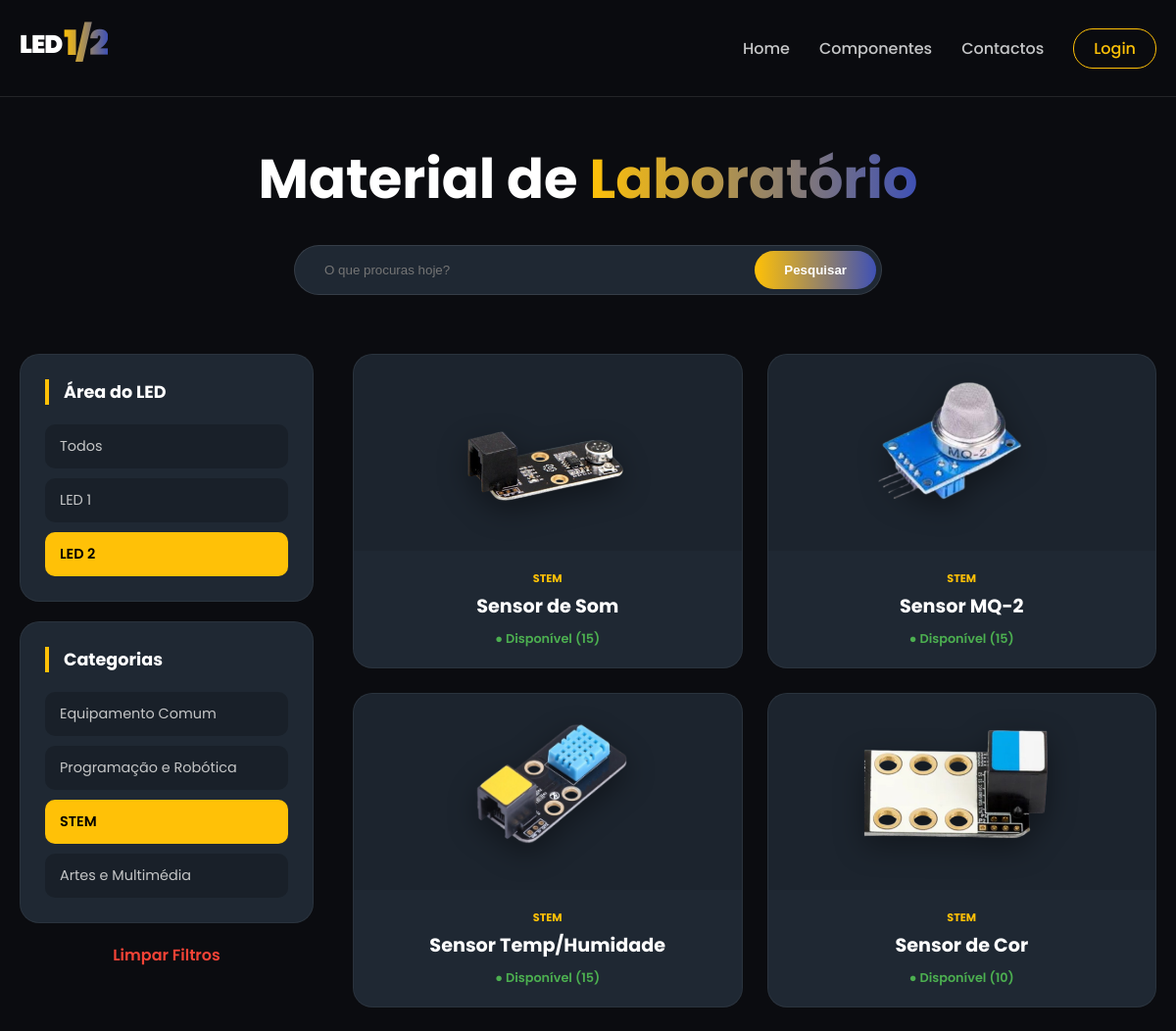
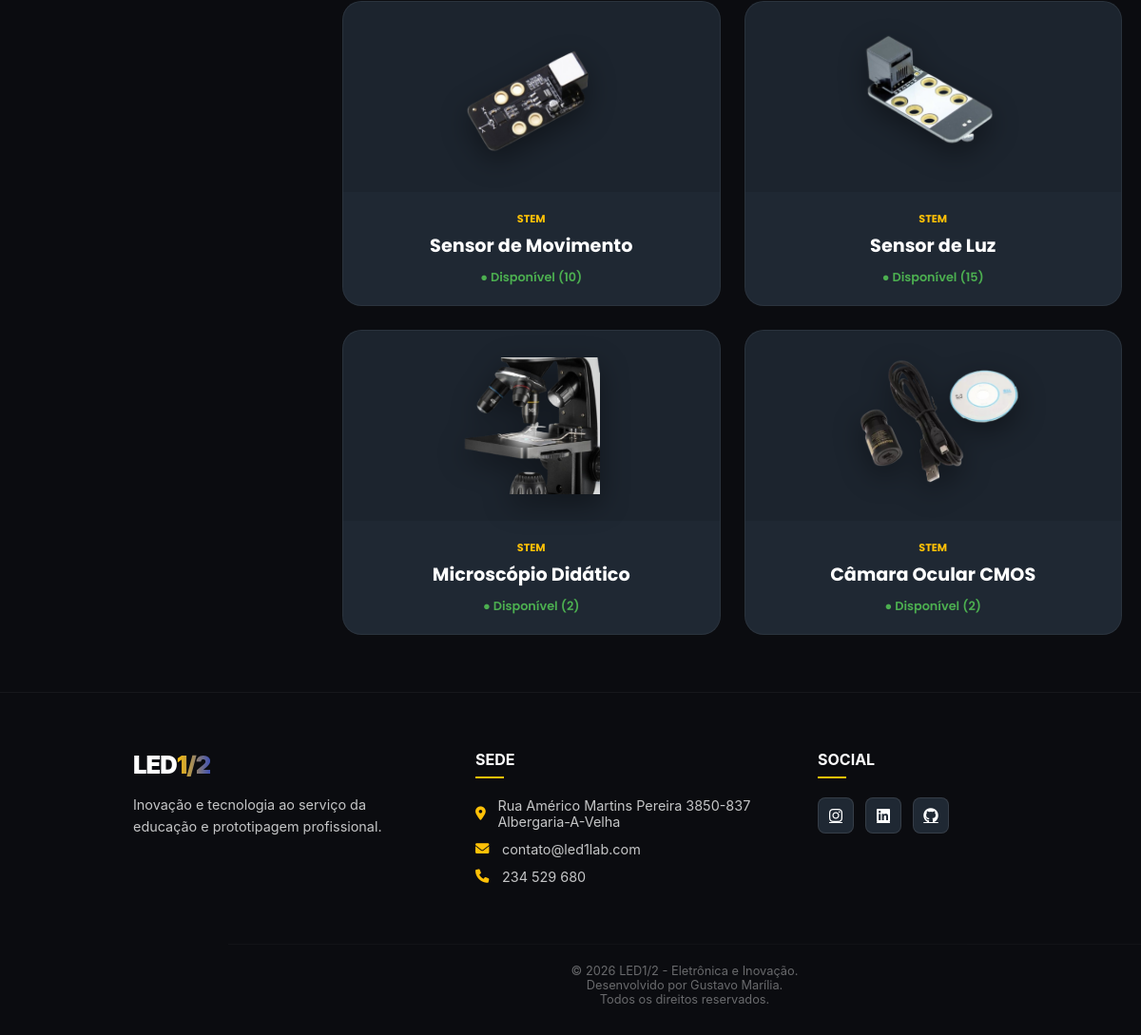
/pages/lab.php?cat=STEM&led=LED 2, run on the app's committed database (2 pictures, top to bottom).
### tables this page shows
CREATE TABLE `menu` (
  `ID_menu` int(11) NOT NULL,
  `nome_menu` varchar(50) NOT NULL,
  `tipo_menu` varchar(50) NOT NULL,
  `ordem_menu` int(11) NOT NULL,
  `link_menu` text NOT NULL
);

CREATE TABLE `produtos` (
  `ID_produto` int(11) NOT NULL,
  `nome_produto` varchar(50) NOT NULL,
  `descricao_produto` text DEFAULT NULL,
  `imagem_produto` text NOT NULL,
  `quantidade` int(11) DEFAULT 0,
  `tipo_led` varchar(20) DEFAULT NULL,
  `categoria` varchar(50) DEFAULT NULL
);

CREATE TABLE `footer` (
  `id` int(11) NOT NULL,
  `texto_copyright` varchar(255) NOT NULL,
  `email` varchar(150) DEFAULT NULL,
  `telefone` varchar(50) DEFAULT NULL,
  `morada` varchar(255) DEFAULT NULL,
  `instagram` varchar(255) DEFAULT NULL,
  `linkedin` varchar(255) DEFAULT NULL,
  `github` varchar(255) DEFAULT NULL
);

### pages/lab.php (the view, shortened to what this page needs)
<?php
require_once __DIR__ . '/../backend/config/db.php';
$pesquisa = isset($_GET['search']) ? $conn->real_escape_string($_GET['search']) : '';
$filtro_led = isset($_GET['led']) ? $conn->real_escape_string($_GET['led']) : '';
$filtro_cat = isset($_GET['cat']) ? $conn->real_escape_string($_GET['cat']) : '';
$sql = "SELECT * FROM produtos WHERE 1=1";
if ($filtro_led != '') {
    $sql .= " AND (tipo_led = '$filtro_led' OR tipo_led = 'AMBOS')";
}
if ($filtro_cat != '') {
    $sql .= " AND categoria = '$filtro_cat'";
}
$result = $conn->query($sql);
?>
<!DOCTYPE html>
<html lang="pt-br">
<head>
    <link rel="stylesheet" href="css/lab.css">
</head>
<body>
<?php include '../includes/menu.php'; ?>
<section class="lab-hero container">
    <h1>Material de <span class="gradient-text">Laboratório</span></h1>
    <div class="search-container">
        <form action="lab.php" method="GET" class="search-box">
            <div style="position: relative; flex: 1; display: flex; align-items: center;">
                <input type="text" name="search" placeholder="O que procuras hoje?"
                       value="<?php echo htmlspecialchars($pesquisa); ?>">
            </div>
            <button type="submit">Pesquisar</button>
        </form>
    </div>
</section>
<div class="container lab-layout">
    <aside class="sidebar-filters">
        <div class="filter-card">
            <h3>Área do LED</h3>
            <div class="filter-options">
                <a href="lab.php" class="opt <?php echo $filtro_led == '' ? 'active' : ''; ?>">Todos</a>
                <a href="?led=LED 1<?php echo $pesquisa ? "&search=$pesquisa" : ""; ?>" class="opt <?php echo $filtro_led == 'LED 1' ? 'active' : ''; ?>">LED 1</a>
                <a href="?led=LED 2<?php echo $pesquisa ? "&search=$pesquisa" : ""; ?>" class="opt <?php echo $filtro_led == 'LED 2' ? 'active' : ''; ?>">LED 2</a>
            </div>
        </div>
        <div class="filter-card">
            <h3>Categorias</h3>
            <div class="filter-options">
                <a href="?cat=Equipamento Comum&led=<?php echo $filtro_led; ?>" class="opt <?php echo $filtro_cat == 'Equipamento Comum' ? 'active' : ''; ?>">Equipamento Comum</a>
                <a href="?cat=Programação e Robótica&led=<?php echo $filtro_led; ?>" class="opt <?php echo $filtro_cat == 'Programação e Robótica' ? 'active' : ''; ?>">Programação e Robótica</a>
                <a href="?cat=STEM&led=<?php echo $filtro_led; ?>" class="opt <?php echo $filtro_cat == 'STEM' ? 'active' : ''; ?>">STEM</a>
                <?php if ($filtro_led == 'LED 2' || $filtro_led == ''): ?>
                    <a href="?cat=Artes e Multimédia&led=<?php echo $filtro_led; ?>" class="opt <?php echo $filtro_cat == 'Artes e Multimédia' ? 'active' : ''; ?>">Artes e Multimédia</a>
                <?php endif; ?>
            </div>
        </div>
        <a href="lab.php" class="btn-reset">Limpar Filtros</a>
    </aside>
    <main class="products-content">
        <div class="components-grid">
            <?php
            if ($result && $result->num_rows > 0) {
                while($row = $result->fetch_assoc()) {
                    $stock = $row['quantidade'];
                    $img_path = "img/" . basename($row['imagem_produto']);
            ?>
                <a href="detalhes.php?id=<?php echo $row['ID_produto']; ?>" class="card-link">
                    <div class="component-card">
                        <div class="card-img-container">
                            <img src="<?php echo $img_path; ?>" alt="<?php echo htmlspecialchars($row['nome_produto']); ?>"
                                 onerror="this.src='../img/default.png';">
                        </div>
                        <div class="card-body">
                            <span class="category-tag"><?php echo htmlspecialchars($row['categoria']); ?></span>
                            <h3><?php echo htmlspecialchars($row['nome_produto']); ?></h3>
                            <div class="stock-status <?php echo $stock > 0 ? 'in' : 'out'; ?>">
                                ● <?php echo $stock > 0 ? "Disponível ($stock)" : "Indisponível"; ?>
                            </div>
                        </div>
                    </div>
                </a>
            <?php
                }
            } else {
                echo "<div class='no-results'><p style='color: white;'>Nenhum componente encontrado para esta busca.</p></div>";
            }
            ?>
        </div>
    </main>
</div>
<?php include '../includes/footer.php'; ?>
</body>
</html>

### includes/menu.php (shortened to what this page needs)
<?php
require_once __DIR__ . '/../backend/config/db.php';
try {
    $pdo = new PDO("mysql:host=$host;dbname=$dbname;charset=utf8", $user, $pass);
    $pdo->setAttribute(PDO::ATTR_ERRMODE, PDO::ERRMODE_EXCEPTION);
} catch (PDOException $e) {
    die("Erro na ligação: " . $e->getMessage());
}
$stmt = $pdo->prepare("SELECT nome_menu, link_menu FROM menu ORDER BY ordem_menu ASC");
$stmt->execute();
$menuItens = $stmt->fetchAll(PDO::FETCH_ASSOC);
?>
<header id="navbar">
    <div class="container nav-flex">
        <div class="logo">
            <a href="index.php" style="text-decoration: none; display: flex; align-items: center; gap: 10px;">
                <strong class="footer-logo">LED<span class="gradient-num">1/2</span></strong>
            </a>
        </div>
       <nav class="nav-container">
    <ul class="nav-links">
        <?php foreach ($menuItens as $item): ?>
            <li>
                <a href="<?= htmlspecialchars($item['link_menu']) ?>"
                   class="<?= (trim($item['nome_menu']) == 'Requisição') ? 'btn-nav' : '' ?>">
                    <?= htmlspecialchars($item['nome_menu']) ?>
                </a>
            </li>
        <?php endforeach; ?>
        <?php if (isset($_SESSION['ID_admin'])): ?>
            <li>
                <?php if (strtolower($_SESSION['tipo']) === 'admin'): ?>
                    <a href="../admin/dashboard.php" style="color: #FFC107;">
                        <i class="fas fa-user-shield"></i> Painel Admin
                    </a>
                <?php else: ?>
                    <a href="../pages/perfil.php" style="color: #FFC107;">
                        <i class="fas fa-user"></i> Meus Pedidos
                    </a>
                <?php endif; ?>
            </li>
            <li>
                <a href="../pages/logout.php" class="btn-nav" style="border-color: #ff4444; color: #ff4444 !important;">
                    Logout
                </a>
            </li>
        <?php else: ?>
            <li>
                <a href="../pages/login.php" class="btn-nav">
                    Login
                </a>
            </li>
        <?php endif; ?>
    </ul>
</nav>
    </div>
</header>

### includes/footer.php (shortened to what this page needs)
<?php
require_once __DIR__ . '/../backend/config/db.php';
$stmt = $pdo->query("SELECT * FROM footer LIMIT 1");
$footer = $stmt->fetch(PDO::FETCH_ASSOC);
?>
<link rel="stylesheet" href="https://cdnjs.cloudflare.com/ajax/libs/font-awesome/6.0.0/css/all.min.css">
<footer class="main-footer">
    <div class="footer-container">
        <div class="footer-column">
            <strong class="footer-logo">LED<span>1/2</span></strong>
            <p class="footer-text">Inovação e tecnologia ao serviço da educação e prototipagem profissional.</p>
        </div>
        <div class="footer-column">
            <h4>Sede</h4>
            <ul class="footer-list">
                <li><i class="fas fa-map-marker-alt"></i> <?= htmlspecialchars($footer['morada']) ?></li>
                <li><i class="fas fa-envelope"></i> <a href="mailto:<?= htmlspecialchars($footer['email']) ?>"><?= htmlspecialchars($footer['email']) ?></a></li>
                <li><i class="fas fa-phone"></i> <?= htmlspecialchars($footer['telefone']) ?></li>
            </ul>
        </div>
        <div class="footer-column">
            <h4>Social</h4>
            <div class="footer-socials">
                <a href="<?= $footer['instagram'] ?>" target="_blank"><i class="fab fa-instagram"></i></a>
                <a href="<?= $footer['linkedin'] ?>" target="_blank"><i class="fab fa-linkedin"></i></a>
                <a href="<?= $footer['github'] ?>" target="_blank"><i class="fab fa-github"></i></a>
            </div>
        </div>
    </div>
    <div class="footer-bottom">
      &copy; <?= date('Y') ?> LED1/2 - Eletrônica e Inovação. <br> Desenvolvido por Gustavo Marília.
        <br>Todos os direitos reservados.
    </div>
</footer>

### pages/css/lab.css (style rules this page uses)
:root { --bg-dark: #0b0c10; --bg-card: #1f2833; --text-main: #c5c6c7; --text-white: #ffffff; --primary-gold: #FFC107; --primary-blue: #3F51B5; --gradient-logo: linear-gradient(180deg, #FFC107 0%, #3F51B5 100%); --gradient-btn: linear-gradient(90deg, #FFC107, #3F51B5); --shadow-dark: 0 10px 30px rgba(0, 0, 0, 0.5); }
* { margin: 0; padding: 0; box-sizing: border-box; }
html { height: 100%; }
body { display: flex; flex-direction: column; min-height: 100vh; background-image: linear-gradient(rgba(11, 12, 16, 0.8), rgba(11, 12, 16, 0.8)), url('../img/banner.png'); background-size: cover; background-position: center; background-attachment: fixed; background-color: var(--bg-dark); color: var(--text-main); font-family: 'Poppins', sans-serif; overflow-x: hidden; padding-top: 100px; }
.container { width: 100%; max-width: 1250px; margin: 0 auto; padding: 0 20px; flex: 1; }
header { background: rgba(11, 12, 16, 0.95); padding: 15px 0; position: fixed; width: 100%; top: 0; left: 0; z-index: 2000; border-bottom: 1px solid rgba(255, 255, 255, 0.1); backdrop-filter: blur(10px); }
.nav-flex { display: flex; justify-content: space-between; align-items: center; }
.logo { font-size: 1.8rem; font-weight: 900; color: var(--text-white); text-decoration: none; display: flex; align-items: center; }
.gradient-num { background: var(--gradient-logo); -webkit-background-clip: text; -webkit-text-fill-color: transparent; font-size: 2.2rem; margin: 0 2px; }
.nav-links { list-style: none; display: flex; gap: 30px; align-items: center; }
.nav-links li a { color: var(--text-main); text-decoration: none; transition: 0.3s; }
.lab-hero { text-align: center; padding: 40px 0 40px; }
.lab-hero h1 { font-size: 3.5rem; color: #fff; margin-bottom: 25px; }
.gradient-text { background: var(--gradient-btn); -webkit-background-clip: text; -webkit-text-fill-color: transparent; }
.search-container { max-width: 600px; margin: 0 auto; }
.search-box { display: flex; align-items: center; background: var(--bg-card); padding: 5px; border-radius: 50px; border: 1px solid rgba(255, 255, 255, 0.1); }
.search-box input { width: 100%; background: transparent !important; border: none; padding: 12px 25px; color: #fff !important; outline: none; }
.search-box button { background: var(--gradient-btn); border: none; color: #fff; padding: 12px 30px; border-radius: 50px; cursor: pointer; font-weight: 600; transition: 0.3s; }
.lab-layout { display: flex; gap: 40px; margin-top: 20px; margin-bottom: 60px; }
.sidebar-filters { width: 300px; position: sticky; top: 100px; height: fit-content; }
.filter-card { background: var(--bg-card); border-radius: 20px; padding: 25px; margin-bottom: 20px; border: 1px solid rgba(255, 255, 255, 0.05); }
.filter-card h3 { color: #fff; font-size: 1.1rem; margin-bottom: 20px; border-left: 4px solid var(--primary-gold); padding-left: 15px; }
.filter-options { display: flex; flex-direction: column; gap: 10px; }
.opt { text-decoration: none; color: var(--text-main); padding: 12px 15px; background: rgba(0, 0, 0, 0.2); border-radius: 10px; transition: 0.3s; font-size: 0.9rem; }
.opt:hover, .opt.active { background: var(--primary-gold); color: #000; font-weight: 600; }
.btn-reset { display: block; text-align: center; color: #f44336; text-decoration: none; font-weight: 600; margin-top: 10px; }
.products-content { flex: 1; }
.components-grid { display: grid; grid-template-columns: repeat(auto-fill, minmax(280px, 1fr)); gap: 25px; }
.card-link { text-decoration: none; color: inherit; display: block; }
.component-card { background: var(--bg-card); border-radius: 20px; overflow: hidden; transition: 0.4s; border: 1px solid rgba(255, 255, 255, 0.05); height: 100%; display: flex; flex-direction: column; }
.card-img-container { height: 200px; padding: 20px; display: flex; align-items: center; justify-content: center; background: rgba(0,0,0,0.1); }
.card-img-container img { max-width: 90%; max-height: 90%; object-fit: contain; filter: drop-shadow(0 10px 15px rgba(0, 0, 0, 0.4)); }
.card-body { padding: 20px; text-align: center; flex: 1; display: flex; flex-direction: column; justify-content: space-between; }
.category-tag { color: var(--primary-gold); font-size: 0.7rem; font-weight: 700; text-transform: uppercase; }
.card-body h3 { color: #fff; margin: 5px 0 10px; font-size: 1.2rem; }
.stock-status { font-size: 0.8rem; font-weight: 600; }
.stock-status.in { color: #4CAF50; }
.main-footer { margin-top: auto !important; flex-shrink: 0; }

### data on the page
menu: nome_menu "Home"
menu: nome_menu "Componentes"
menu: nome_menu "Contactos"
produtos: imagem_produto (picture), categoria "STEM", nome_produto "Sensor de Som", quantidade "15"
produtos: imagem_produto (picture), categoria "STEM", nome_produto "Sensor MQ-2", quantidade "15"
produtos: imagem_produto (picture), categoria "STEM", nome_produto "Sensor Temp/Humidade", quantidade "15"
produtos: imagem_produto (picture), categoria "STEM", nome_produto "Sensor de Cor", quantidade "10"
produtos: imagem_produto (picture), categoria "STEM", nome_produto "Sensor de Movimento", quantidade "10"
produtos: imagem_produto (picture), categoria "STEM", nome_produto "Sensor de Luz", quantidade "15"
produtos: imagem_produto (picture), categoria "STEM", nome_produto "Microscópio Didático", quantidade "2"
produtos: imagem_produto (picture), categoria "STEM", nome_produto "Câmara Ocular CMOS", quantidade "2"
footer: morada "Rua Américo Martins Pereira 3850-837 Albergaria-A-Velha", email "contato@led1lab.com", telefone "234 529 680"
